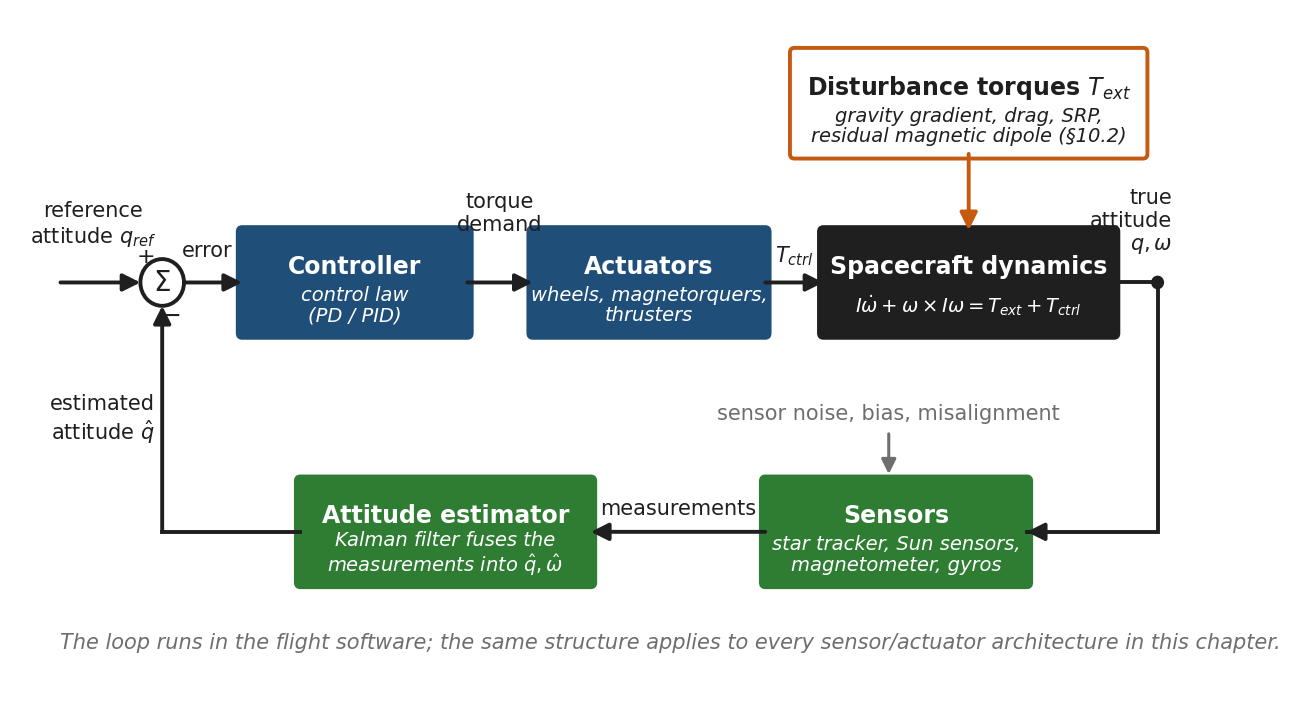

Source code (Python):
"""AOCS closed-loop block diagram (Ch 10 §10.1).

Reference attitude → error → controller → actuators → spacecraft dynamics
(Euler's equation, with the disturbance torques of §10.2 injected at the
plant) → sensors → attitude estimator (Kalman filter) → fed back to the
summing junction.
"""
from pathlib import Path

import matplotlib.pyplot as plt
from matplotlib.patches import FancyBboxPatch, FancyArrowPatch, Circle
from oer_style import apply_style, COLORS, save

apply_style()

fig, ax = plt.subplots(figsize=(7.5, 4.2))
ax.set_xlim(0, 16)
ax.set_ylim(0, 8.3)
ax.axis("off")


def block(x, y, w, h, title, sub, col, filled=True):
    ax.add_patch(FancyBboxPatch((x, y), w, h, boxstyle="round,pad=0.06",
                                facecolor=col if filled else "white", edgecolor=col,
                                linewidth=1.4, zorder=2))
    tc = "white" if filled else COLORS["ink"]
    ax.text(x + w / 2, y + h * 0.66, title, ha="center", va="center", fontsize=8.5,
            fontweight="bold", color=tc, zorder=3)
    ax.text(x + w / 2, y + h * 0.28, sub, ha="center", va="center", fontsize=7,
            color=tc, style="italic", zorder=3, linespacing=1.1)


def arrow(p, q, label=None, lx=0, ly=0.25, color=COLORS["ink"], ha="center"):
    ax.add_patch(FancyArrowPatch(p, q, arrowstyle="-|>", mutation_scale=13, color=color,
                                 linewidth=1.4, zorder=4, shrinkA=0, shrinkB=0))
    if label:
        ax.text((p[0] + q[0]) / 2 + lx, (p[1] + q[1]) / 2 + ly, label, ha=ha, va="center",
                fontsize=7.5, color=color, zorder=5)


def wire(points, color=COLORS["ink"]):
    xs, ys = zip(*points)
    ax.plot(xs, ys, color=color, lw=1.4, zorder=4, solid_joinstyle="miter")


# forward path (y = 5.0)
yF, h = 4.4, 1.3
sj = (1.7, yF + h / 2)  # summing junction
ax.add_patch(Circle(sj, 0.3, facecolor="white", edgecolor=COLORS["ink"], lw=1.4, zorder=3))
ax.text(sj[0], sj[1], "Σ", ha="center", va="center", fontsize=10, zorder=4)
ax.text(sj[0] - 0.22, sj[1] + 0.34, "+", ha="center", va="center", fontsize=8, zorder=4)
ax.text(sj[0] + 0.12, sj[1] - 0.42, "−", ha="center", va="center", fontsize=9, zorder=4)

block(2.8, yF, 3.1, h, "Controller", "control law\n(PD / PID)", COLORS["accent"])
block(6.8, yF, 3.2, h, "Actuators", "wheels, magnetorquers,\nthrusters", COLORS["accent"])
block(10.8, yF, 4.0, h, "Spacecraft dynamics", "$I\\dot{\\omega} + \\omega \\times I\\omega = T_{ext} + T_{ctrl}$",
      COLORS["ink"])

# reference input
arrow((0.3, sj[1]), (sj[0] - 0.3, sj[1]), "reference\nattitude $q_{ref}$", lx=-0.1, ly=0.75)
arrow((sj[0] + 0.3, sj[1]), (2.8, sj[1]), "error", lx=-0.08, ly=0.42)
arrow((5.9, sj[1]), (6.8, sj[1]), "torque\ndemand", ly=0.9)
arrow((10.0, sj[1]), (10.8, sj[1]), "$T_{ctrl}$", ly=0.35)

# disturbance torques injected at the plant
block(10.4, 6.7, 4.8, 1.3, "Disturbance torques $T_{ext}$",
      "gravity gradient, drag, SRP,\nresidual magnetic dipole (§10.2)", COLORS["accent_2"], filled=False)
arrow((12.8, 6.7), (12.8, yF + h + 0.02), color=COLORS["accent_2"])

# output: true attitude
out = (15.4, sj[1])
wire([(14.8, sj[1]), (out[0], sj[1])])
ax.add_patch(Circle(out, 0.07, color=COLORS["ink"], zorder=5))
ax.text(15.6, sj[1] + 0.35, "true\nattitude\n$q, \\omega$", ha="right", va="bottom", fontsize=7.5)

# feedback path (y = 1.6)
yB = 1.2
block(10.0, yB, 3.6, h, "Sensors", "star tracker, Sun sensors,\nmagnetometer, gyros", COLORS["accent_3"])
block(3.6, yB, 4.0, h, "Attitude estimator", "Kalman filter fuses the\nmeasurements into $\\hat{q}, \\hat{\\omega}$",
      COLORS["accent_3"])
wire([(out[0], sj[1]), (out[0], yB + h / 2), (13.6, yB + h / 2)])
ax.add_patch(FancyArrowPatch((13.65, yB + h / 2), (13.6, yB + h / 2), arrowstyle="-|>",
                             mutation_scale=13, color=COLORS["ink"], lw=1.4, zorder=4))
arrow((10.0, yB + h / 2), (7.6, yB + h / 2), "measurements", ly=0.3)
wire([(3.6, yB + h / 2), (sj[0], yB + h / 2)])
arrow((sj[0], yB + h / 2), (sj[0], sj[1] - 0.3), "estimated\nattitude $\\hat{q}$", lx=-0.1, ly=0, ha="right")

# sensor noise injected at the sensors
ax.annotate("sensor noise, bias, misalignment", xy=(11.7, yB + h + 0.02), xytext=(11.7, yB + h + 0.75),
            ha="center", va="bottom", fontsize=7.5, color=COLORS["grey"],
            arrowprops=dict(arrowstyle="-|>", color=COLORS["grey"], lw=1.1, mutation_scale=11))

ax.text(0.3, 0.3, "The loop runs in the flight software; the same structure applies to every "
        "sensor/actuator architecture in this chapter.", fontsize=7.5, style="italic",
        color=COLORS["grey"], va="bottom")

save(fig, Path(__file__).stem)
